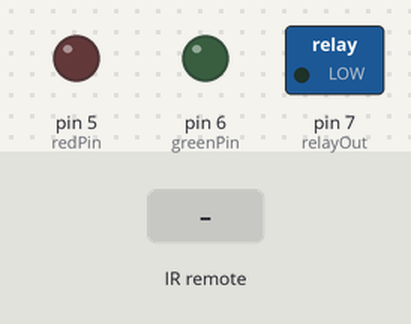
The sketch below on a simulated Arduino Uno, built with avr-gcc and run on an emulated ATmega328P. Parts: switched loads named in the sketch (green lamp = pin HIGH), output pins drawn as LEDs (lit = HIGH). The test bench sets the inputs (shaded band).

Above: at 1.2 s.
1.3 s: infrared code 0x4ED5545A received
At 2.3 s:
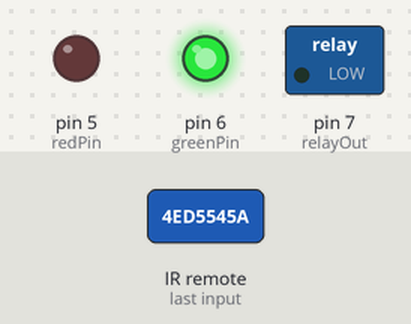
2.8 s: infrared code 0x2B77163A received
At 3.5 s:
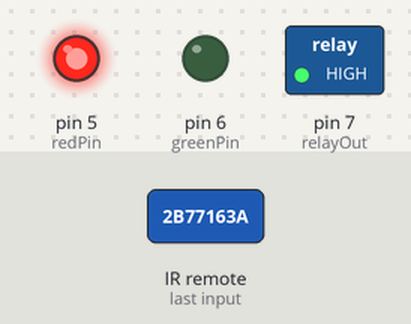
4.3 s: infrared code 0x9774845A received
At 4.7 s:
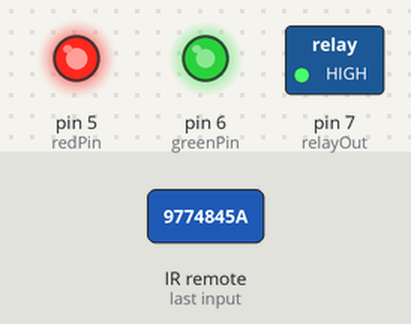
5.8 s: infrared code 0x4ED5545A received
At 7.0 s:
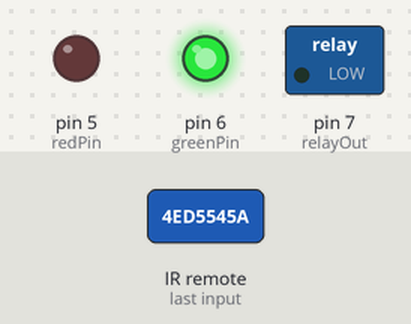
7.3 s: infrared code 0x9774845A received
At 8.3 s:
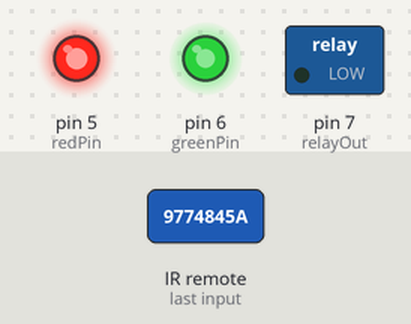
Timing chart, 0 to 9.8 s (numbered marks = the images above; inputs shaded):
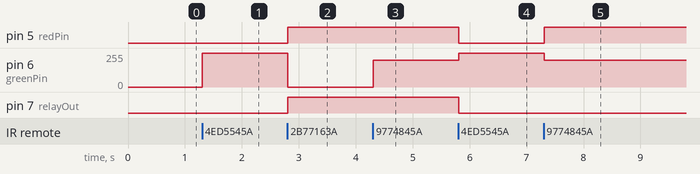

The sketch:

TVRemoteIR_1.ino
```cpp
#include <IRremote.h>
int RECV_PIN = 9;
int relayOut = 7;
int buttonState ;
IRrecv irrecv(RECV_PIN);

decode_results results;

int redPin = 5;
int greenPin = 6;

void setup() {
  Serial.begin(9600);
  irrecv.enableIRIn();
  pinMode(redPin, OUTPUT);
  pinMode(greenPin, OUTPUT);
  pinMode(relayOut, OUTPUT);
  buttonState = HIGH;
}

void loop() {
  buttonState = digitalRead(relayOut);
  if (irrecv.decode(&results)) {
    if (results.value == 0x4ED5545A) {
      setColor(0, 255);
      digitalWrite(relayOut, LOW); // Activates the relay
      delay(100);
    }
    if (results.value == 0x2B77163A) {
      digitalWrite(relayOut, HIGH); // Deactivates the relay
      setColor(255, 0);
      delay(100);
    }
    if (results.value == 0x9774845A) {
      setColor(255, 200);
      delay(100);
    }
    irrecv.resume();
  }
  delay(100);

}
void setColor(int red, int green) {
  analogWrite(redPin, red);
  analogWrite(greenPin, green);
}
```

Measured:
- after the input at 1.3 s, pin 6 (greenPin): 0/255 → 255/255 at once
- after the input at 2.8 s, pin 5 (redPin), pin 7 (relayOut): LOW → HIGH at once; pin 6 (greenPin): 255/255 → 0/255 at once
- after the input at 4.3 s, pin 6 (greenPin): 0/255 → 200/255 at once
- after the input at 5.8 s, pin 5 (redPin), pin 7 (relayOut): HIGH → LOW at once; pin 6 (greenPin): 200/255 → 255/255 at once
- after the input at 7.3 s, pin 5 (redPin): LOW → HIGH at once; pin 6 (greenPin): 255/255 → 200/255 at once
